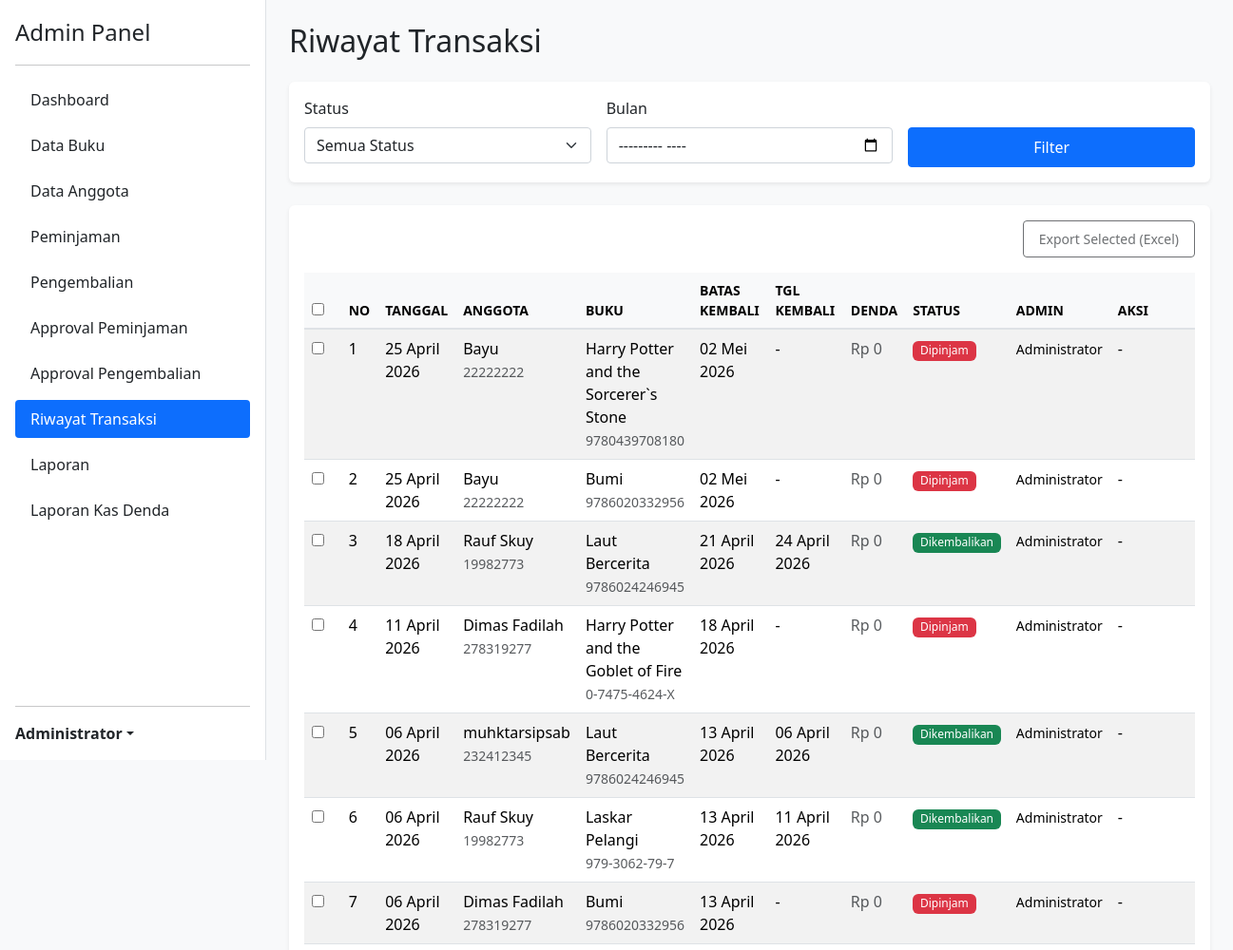
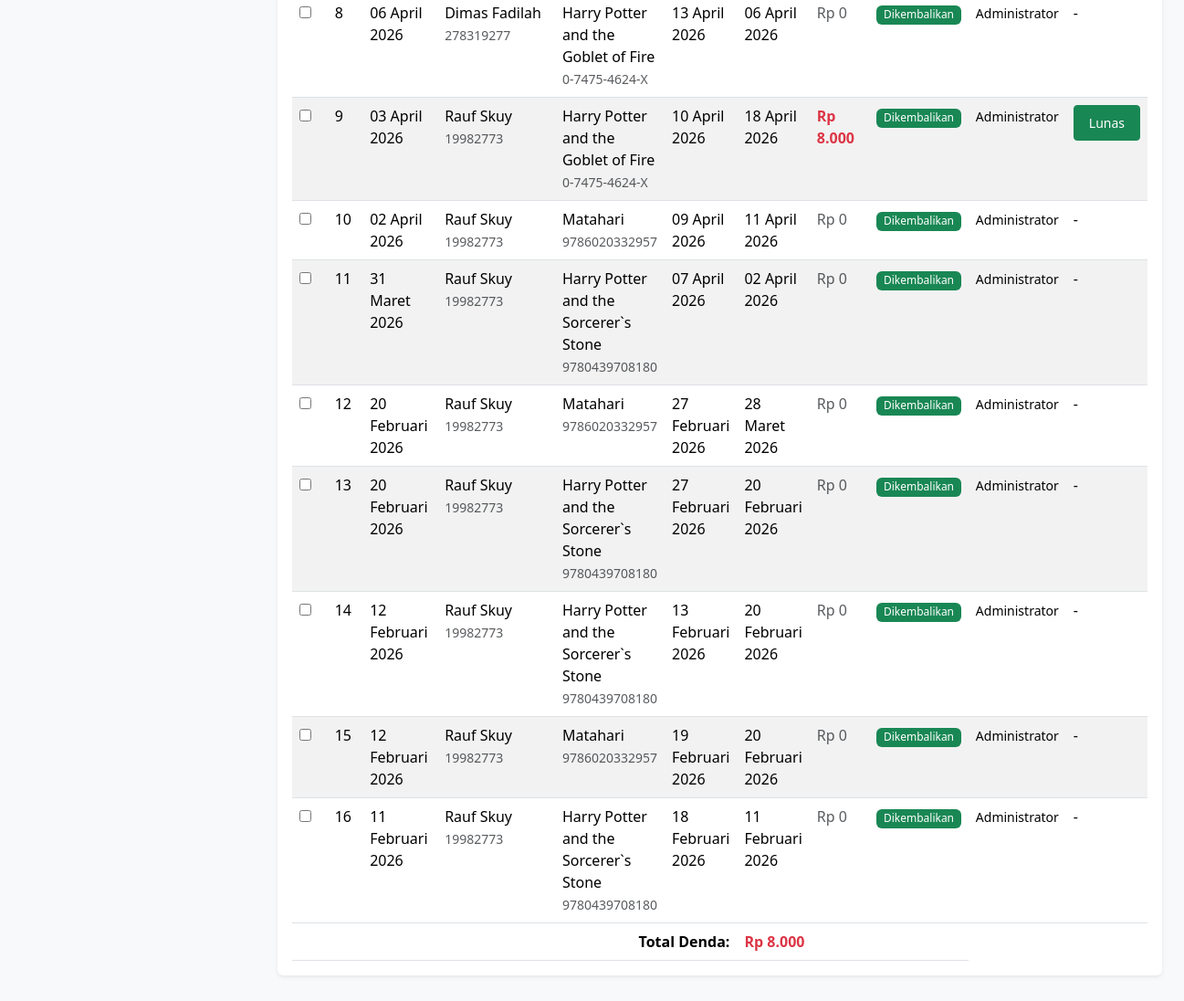
Screenshot of /admin/transaksi/riwayat.php (signed in) with the database file from the repository (2 pictures, top to bottom).
### tables this page shows
CREATE TABLE `transaksi` (
  `id_transaksi` int(11) NOT NULL,
  `id_anggota` int(11) NOT NULL,
  `id_buku` int(11) NOT NULL,
  `id_admin` int(11) NOT NULL,
  `tanggal_pinjam` date NOT NULL DEFAULT curdate(),
  `batas_kembali` date NOT NULL,
  `tanggal_kembali` date DEFAULT NULL,
  `status` enum('dipinjam','dikembalikan','terlambat','hilang') DEFAULT 'dipinjam',
  `denda` decimal(10,2) DEFAULT 0.00,
  `keterangan` text DEFAULT NULL,
  `created_at` datetime DEFAULT current_timestamp(),
  `updated_at` datetime DEFAULT current_timestamp() ON UPDATE current_timestamp()
);

CREATE TABLE `anggota` (
  `id_anggota` int(11) NOT NULL,
  `nis_nisn` varchar(30) DEFAULT NULL,
  `nama` varchar(100) NOT NULL,
  `kelas_jurusan` varchar(50) DEFAULT NULL,
  `jenis_kelamin` enum('L','P') DEFAULT 'L',
  `alamat` text DEFAULT NULL,
  `nohp` varchar(20) DEFAULT NULL,
  `email` varchar(100) DEFAULT NULL,
  `username` varchar(50) DEFAULT NULL,
  `password` varchar(255) DEFAULT NULL,
  `tanggal_daftar` date DEFAULT curdate(),
  `status_aktif` tinyint(1) DEFAULT 1,
  `created_at` datetime DEFAULT current_timestamp(),
  `updated_at` datetime DEFAULT current_timestamp() ON UPDATE current_timestamp()
);

CREATE TABLE `buku` (
  `id_buku` int(11) NOT NULL,
  `isbn` varchar(20) DEFAULT NULL,
  `judul` varchar(255) NOT NULL,
  `pengarang` varchar(150) NOT NULL,
  `penerbit` varchar(100) DEFAULT NULL,
  `tahun_terbit` year(4) DEFAULT NULL,
  `id_kategori` int(11) DEFAULT NULL,
  `stok_tersedia` int(11) NOT NULL DEFAULT 0,
  `stok_total` int(11) NOT NULL DEFAULT 0,
  `lokasi_rak` varchar(50) DEFAULT NULL,
  `cover_path` varchar(255) DEFAULT NULL,
  `deskripsi` text DEFAULT NULL,
  `created_at` datetime DEFAULT current_timestamp(),
  `updated_at` datetime DEFAULT current_timestamp() ON UPDATE current_timestamp()
);

### includes/fungsi.php (called while the page is built, shortened)
<?php
function formatTanggal($tanggal) {
    $bulan = array(
        1 => 'Januari', 'Februari', 'Maret', 'April', 'Mei', 'Juni',
        'Juli', 'Agustus', 'September', 'Oktober', 'November', 'Desember'
    );
    $split = explode('-', $tanggal);
    return $split[2] . ' ' . $bulan[(int)$split[1]] . ' ' . $split[0];
}
?>

### admin/transaksi/riwayat.php (the view, shortened to what this page needs)
<?php
require_once '../../koneksi.php';
require_once '../../includes/fungsi.php';
include '../../includes/header.php';
$filter_status = $_GET['status'] ?? 'semua';
$filter_bulan = $_GET['bulan'] ?? '';
$where = "WHERE 1=1";
$transaksi = mysqli_query($koneksi, "
    SELECT t.*,
           a.nama as nama_anggota, a.nis_nisn,
           b.judul as judul_buku, b.isbn,
           ad.nama_lengkap as nama_admin
    FROM transaksi t
    JOIN anggota a ON t.id_anggota = a.id_anggota
    JOIN buku b ON t.id_buku = b.id_buku
    JOIN admin ad ON t.id_admin = ad.id_admin
    $where
    ORDER BY t.created_at DESC
");
?>
<div class="d-flex">
    <?php include '../../includes/sidebar_admin.php'; ?>
    <div class="flex-grow-1 p-4" style="margin-left: 280px;">
        <h2 class="mb-4">Riwayat Transaksi</h2>
        <div class="card mb-4">
            <div class="card-body">
                <form method="GET" class="row g-3">
                    <div class="col-md-4">
                        <label class="form-label">Status</label>
                        <select name="status" class="form-select">
                            <option value="semua" <?php echo $filter_status == 'semua' ? 'selected' : ''; ?>>Semua Status</option>
                        </select>
                    </div>
                    <div class="col-md-4">
                        <label class="form-label">Bulan</label>
                        <input type="month" name="bulan" class="form-control" value="<?php echo $filter_bulan; ?>">
                    </div>
                    <div class="col-md-4 d-grid">
                        <label class="form-label">&nbsp;</label>
                        <button type="submit" class="btn btn-primary">Filter</button>
                    </div>
                </form>
            </div>
        </div>
        <div class="card">
            <div class="card-body">
                <form method="POST" id="exportForm" action="export-riwayat.php">
                    <div class="mb-3 d-flex justify-content-end">
                        <button type="submit" id="exportBtn" class="btn btn-sm btn-outline-dark" disabled>Export Selected (Excel)</button>
                    </div>
                    <div class="table-responsive">
                        <table class="table table-striped table-hover">
                            <thead>
                                <tr>
                                    <th style="width:40px;"><input type="checkbox" id="select_all"></th>
                                    <th>No</th>
                                    <th>Tanggal</th>
                                    <th>Anggota</th>
                                    <th>Buku</th>
                                    <th>Batas Kembali</th>
                                    <th>Tgl Kembali</th>
                                    <th>Denda</th>
                                    <th>Status</th>
                                    <th>Admin</th>
                                    <th>Aksi</th>
                                </tr>
                            </thead>
                            <tbody>
                                <?php
                                $no = 1;
                                $total_denda = 0;
                                mysqli_data_seek($transaksi, 0);
                                while ($t = mysqli_fetch_assoc($transaksi)):
                                    $total_denda += $t['denda'];
                                ?>
                                <tr>
                                    <td><input type="checkbox" class="select_item" name="ids[]" value="<?php echo $t['id_transaksi']; ?>"></td>
                                    <td><?php echo $no++; ?></td>
                                    <td><?php echo formatTanggal($t['tanggal_pinjam']); ?></td>
                                    <td>
                                        <?php echo $t['nama_anggota']; ?><br>
                                        <small class="text-muted"><?php echo $t['nis_nisn'] ?? '-'; ?></small>
                                    </td>
                                    <td>
                                        <?php echo $t['judul_buku']; ?><br>
                                        <small class="text-muted"><?php echo $t['isbn']; ?></small>
                                    </td>
                                    <td><?php echo formatTanggal($t['batas_kembali']); ?></td>
                                    <td>
                                        <?php echo $t['tanggal_kembali'] ? formatTanggal($t['tanggal_kembali']) : '-'; ?>
                                    </td>
                                    <td>
                                        <?php if ($t['denda'] > 0): ?>
                                            <span class="text-danger fw-bold">Rp <?php echo number_format($t['denda'], 0, ',', '.'); ?></span>
                                        <?php else: ?>
                                            <span class="text-muted">Rp 0</span>
                                        <?php endif; ?>
                                    </td>
                                    <td>
                                        <?php
                                        $badge_class = 'secondary';
                                        if ($t['status'] == 'dipinjam') {
                                            $badge_class = strtotime($t['batas_kembali']) < time() ? 'danger' : 'warning';
                                        } elseif ($t['status'] == 'dikembalikan') {
                                            $badge_class = 'success';
                                        }
                                        ?>
                                        <span class="badge bg-<?php echo $badge_class; ?>"><?php echo ucfirst($t['status']); ?></span>
                                    </td>
                                    <td><small><?php echo $t['nama_admin']; ?></small></td>
                                    <td>
                                        <?php if ($t['denda'] > 0 && $t['status'] == 'dikembalikan'): ?>
                                            <button type="button" class="btn btn-sm btn-success"
                                                    onclick="submitLunas(<?php echo $t['id_transaksi']; ?>)">
                                                Lunas
                                            </button>
                                        <?php else: ?>
                                            -
                                        <?php endif; ?>
                                    </td>
                                </tr>
                                <?php endwhile; ?>
                            </tbody>
                            <tfoot>
                                <tr>
                                    <th colspan="6" class="text-end">Total Denda:</th>
                                    <th colspan="3">
                                        <span class="text-danger fw-bold">Rp <?php echo number_format($total_denda, 0, ',', '.'); ?></span>
                                    </th>
                                </tr>
                            </tfoot>
                        </table>
                    </div>
                </form>
            </div>
        </div>
    </div>
</div>
<?php include '../../includes/footer.php'; ?>

### assets/css/style.css (style rules this page uses)
body { font-family: 'Segoe UI', Tahoma, Geneva, Verdana, sans-serif; background-color: #f8f9fa; }
.card { border: none; box-shadow: 0 0.125rem 0.25rem rgba(0, 0, 0, 0.075); margin-bottom: 1.5rem; }
.table { margin-bottom: 0; }
.table thead th { background-color: #f8f9fa; border-bottom: 2px solid #dee2e6; font-weight: 600; text-transform: uppercase; font-size: 0.875rem; }
.btn { border-radius: 0.25rem; font-weight: 500; padding: 0.5rem 1rem; transition: all 0.3s ease; }
.form-control, .form-select { border-radius: 0.25rem; border: 1px solid #ced4da; }
.badge { padding: 0.35em 0.65em; font-weight: 500; }
.card { animation: fadeIn 0.5s ease-in-out; }
.flex-grow-1 { min-height: 100vh; }

### rows the page displays
transaksi: tanggal_pinjam "25 April 2026", id_anggota.nama "Bayu", id_anggota.nis_nisn "22222222", id_buku.judul "Harry Potter and the Sorcerer`s Stone", id_buku.isbn "9780439708180", batas_kembali "02 Mei 2026", denda "Rp 0", status "Dipinjam", id_admin.nama_lengkap "Administrator"
transaksi: tanggal_pinjam "25 April 2026", id_anggota.nama "Bayu", id_anggota.nis_nisn "22222222", id_buku.judul "Bumi", id_buku.isbn "9786020332956", batas_kembali "02 Mei 2026", denda "Rp 0", status "Dipinjam", id_admin.nama_lengkap "Administrator"
transaksi: tanggal_pinjam "18 April 2026", id_anggota.nama "Rauf Skuy", id_anggota.nis_nisn "19982773", id_buku.judul "Laut Bercerita", id_buku.isbn "9786024246945", batas_kembali "21 April 2026", tanggal_kembali "24 April 2026", denda "Rp 0", status "Dikembalikan", id_admin.nama_lengkap "Administrator"
transaksi: tanggal_pinjam "11 April 2026", id_anggota.nama "Dimas Fadilah", id_anggota.nis_nisn "278319277", id_buku.judul "Harry Potter and the Goblet of Fire", id_buku.isbn "0-7475-4624-X", batas_kembali "18 April 2026", denda "Rp 0", status "Dipinjam", id_admin.nama_lengkap "Administrator"
transaksi: tanggal_pinjam "06 April 2026", id_anggota.nama "muhktarsipsab", id_anggota.nis_nisn "232412345", id_buku.judul "Laut Bercerita", id_buku.isbn "9786024246945", batas_kembali "13 April 2026", tanggal_kembali "06 April 2026", denda "Rp 0", status "Dikembalikan", id_admin.nama_lengkap "Administrator"
transaksi: tanggal_pinjam "06 April 2026", id_anggota.nama "Rauf Skuy", id_anggota.nis_nisn "19982773", id_buku.judul "Laskar Pelangi", id_buku.isbn "979-3062-79-7", batas_kembali "13 April 2026", tanggal_kembali "11 April 2026", denda "Rp 0", status "Dikembalikan", id_admin.nama_lengkap "Administrator"
transaksi: tanggal_pinjam "06 April 2026", id_anggota.nama "Dimas Fadilah", id_anggota.nis_nisn "278319277", id_buku.judul "Bumi", id_buku.isbn "9786020332956", batas_kembali "13 April 2026", denda "Rp 0", status "Dipinjam", id_admin.nama_lengkap "Administrator"
transaksi: tanggal_pinjam "06 April 2026", id_anggota.nama "Dimas Fadilah", id_anggota.nis_nisn "278319277", id_buku.judul "Harry Potter and the Goblet of Fire", id_buku.isbn "0-7475-4624-X", batas_kembali "13 April 2026", tanggal_kembali "06 April 2026", denda "Rp 0", status "Dikembalikan", id_admin.nama_lengkap "Administrator"
transaksi: tanggal_pinjam "03 April 2026", id_anggota.nama "Rauf Skuy", id_anggota.nis_nisn "19982773", id_buku.judul "Harry Potter and the Goblet of Fire", id_buku.isbn "0-7475-4624-X", batas_kembali "10 April 2026", tanggal_kembali "18 April 2026", denda "8.000", status "Dikembalikan", id_admin.nama_lengkap "Administrator"
transaksi: tanggal_pinjam "02 April 2026", id_anggota.nama "Rauf Skuy", id_anggota.nis_nisn "19982773", id_buku.judul "Matahari", id_buku.isbn "9786020332957", batas_kembali "09 April 2026", tanggal_kembali "11 April 2026", denda "Rp 0", status "Dikembalikan", id_admin.nama_lengkap "Administrator"
transaksi: tanggal_pinjam "31 Maret 2026", id_anggota.nama "Rauf Skuy", id_anggota.nis_nisn "19982773", id_buku.judul "Harry Potter and the Sorcerer`s Stone", id_buku.isbn "9780439708180", batas_kembali "07 April 2026", tanggal_kembali "02 April 2026", denda "Rp 0", status "Dikembalikan", id_admin.nama_lengkap "Administrator"
transaksi: tanggal_pinjam "20 Februari 2026", id_anggota.nama "Rauf Skuy", id_anggota.nis_nisn "19982773", id_buku.judul "Matahari", id_buku.isbn "9786020332957", batas_kembali "27 Februari 2026", tanggal_kembali "28 Maret 2026", denda "Rp 0", status "Dikembalikan", id_admin.nama_lengkap "Administrator"
transaksi: tanggal_pinjam "20 Februari 2026", id_anggota.nama "Rauf Skuy", id_anggota.nis_nisn "19982773", id_buku.judul "Harry Potter and the Sorcerer`s Stone", id_buku.isbn "9780439708180", batas_kembali "27 Februari 2026", tanggal_kembali "20 Februari 2026", denda "Rp 0", status "Dikembalikan", id_admin.nama_lengkap "Administrator"
transaksi: tanggal_pinjam "12 Februari 2026", id_anggota.nama "Rauf Skuy", id_anggota.nis_nisn "19982773", id_buku.judul "Harry Potter and the Sorcerer`s Stone", id_buku.isbn "9780439708180", batas_kembali "13 Februari 2026", tanggal_kembali "20 Februari 2026", denda "Rp 0", status "Dikembalikan", id_admin.nama_lengkap "Administrator"
transaksi: tanggal_pinjam "12 Februari 2026", id_anggota.nama "Rauf Skuy", id_anggota.nis_nisn "19982773", id_buku.judul "Matahari", id_buku.isbn "9786020332957", batas_kembali "19 Februari 2026", tanggal_kembali "20 Februari 2026", denda "Rp 0", status "Dikembalikan", id_admin.nama_lengkap "Administrator"
transaksi: tanggal_pinjam "11 Februari 2026", id_anggota.nama "Rauf Skuy", id_anggota.nis_nisn "19982773", id_buku.judul "Harry Potter and the Sorcerer`s Stone", id_buku.isbn "9780439708180", batas_kembali "18 Februari 2026", tanggal_kembali "11 Februari 2026", denda "Rp 0", status "Dikembalikan", id_admin.nama_lengkap "Administrator"

### other values shown
$_SESSION['nama'] "Administrator"
$total_denda "8.000"
